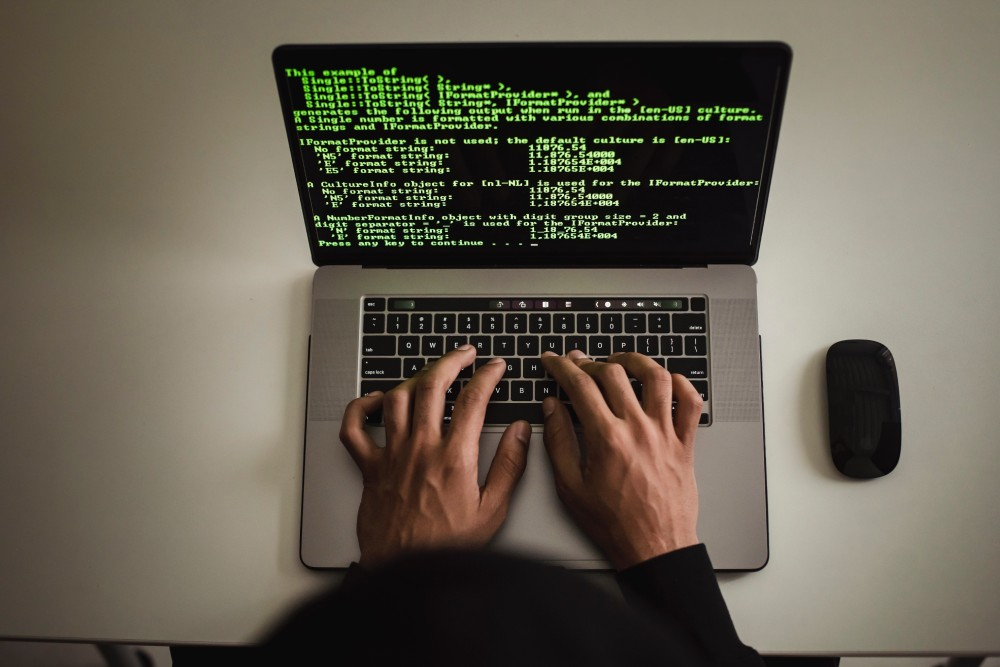
#> input picture public/2_original.jpg, 1000 x 667 px
$ python process_image.py public/2_original.jpg
#> lines starting #> are read from the running program, lines starting #| are printed output that depends on the picture
from PIL import Image
import sys
import os

def process_image(input_path, output_path=None):
#> called with input_path = 'public/2_original.jpg'
    try:
        # Open the image
        with Image.open(input_path) as img:
            # Convert to RGB (24-bit)
#> img is the input picture: PIL image 1000x667 RGB; mean R, G, B 100.1, 93.6, 80.2
            if img.mode != 'RGB':
                img = img.convert('RGB')

            # Resize to 240 (width) x 288 (height)
            img_resized = img.resize((240, 288), Image.Resampling.LANCZOS)
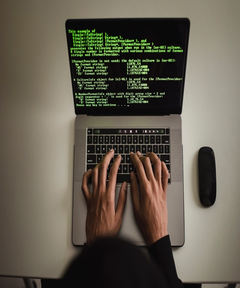
#> img_resized: PIL image 240x288 RGB; mean R, G, B 100.1, 93.7, 80.2

            if output_path is None:
                base, ext = os.path.splitext(input_path)
                output_path = f"{base}_final.jpg" # Force .jpg

            # Save with 300 DPI and adjust quality to stay within 4-50 KB
            # Initial quality
            quality = 95
            img_resized.save(output_path, "JPEG", dpi=(300, 300), quality=quality)

            # Check size and adjust if necessary
            file_size = os.path.getsize(output_path) / 1024 # in KB

            while file_size > 50 and quality > 10:
                quality -= 5
                img_resized.save(output_path, "JPEG", dpi=(300, 300), quality=quality)
                file_size = os.path.getsize(output_path) / 1024
#> after the loop, quality = 95

            while file_size < 4 and quality < 100:
                quality += 2
                img_resized.save(output_path, "JPEG", dpi=(300, 300), quality=quality)
                file_size = os.path.getsize(output_path) / 1024
#> this loop made 0 passes
#> after the loop, quality = 95

            print(f"Success! Image saved to: {output_path}")
#| Success! Image saved to: public/2_original_final.jpg
            print(f"Dimensions: {img_resized.size} (Width x Height)")
#| Dimensions: (240, 288) (Width x Height)
            print(f"DPI: 300x300")
            print(f"File Size: {file_size:.2f} KB")
            print(f"Quality used: {quality}")
#| Quality used: 95

    except Exception as e:
        print(f"Error: {e}")

if __name__ == "__main__":
    if len(sys.argv) < 2:
        print("Usage: python process_image.py <image_path>")
    else:
        input_image = sys.argv[1]
        process_image(input_image)
